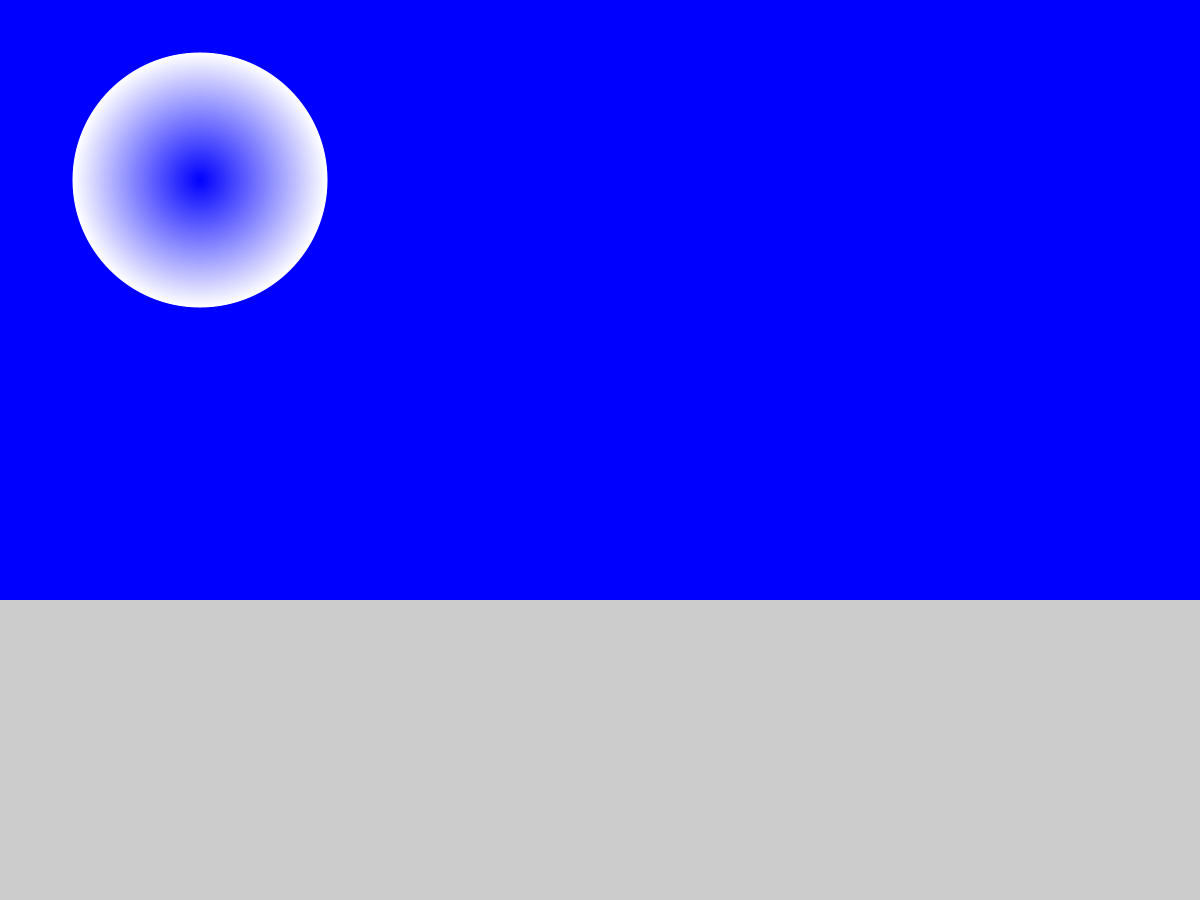
Frame 1 (no input)
Frame 60 (the mouse pressed at the canvas centre just before this capture): identical to frame 1, image omitted
Frame 120 (the mouse held since frame 60 and released just before this capture): identical to frame 1, image omitted

The Processing sketch that drew this single still picture (run headless with seeded random() and noise(); from frame 60 on, the mouse is pressed at the canvas centre):

// Processing sketch: Exercise_5_keaganRieder
// ── Exercise_5_keaganRieder.pde
/*
exercise 5
*/

//global varibles
int r = 0;
int b = 0;
int g = 0;

//Setup
void setup(){
  size(1200,900);
    sky();
  ground();
  Moon();
}

//draw
void draw(){
  if(mousePressed == true){
    if(keyPressed == true){
      if(key == 'b'){
        whiteBrush();
      }
    }
  }
  if(keyPressed == true){
    if(key == 'w'){
      whiteThinLine();}
    
  }
}

//function decleration
  
//this function creates the sky in out landscape
void sky(){
   noStroke();
   fill(0,0,255);
   rect(0,0, width, 2*(height/3));
}

//function creates ground plane
void ground(){
   noStroke();
   fill(0,0,255);
   rect(0, 2*(width/2), width,height/3);
}

//fucntion creates moon
void Moon(){
  for(int i = 255; i >= 0; i--){
    noStroke();
    fill(i,i,255);
    ellipse(width/6, height/5,i,i);
  }
}

void whiteBrush(){
  noStroke();
  fill(255,40);
  ellipse(mouseX, mouseY, 25,25);
}
void whiteThinLine(){
   noStroke();
  fill(255,40);
  ellipse(mouseX, mouseY, 10,5);
}
